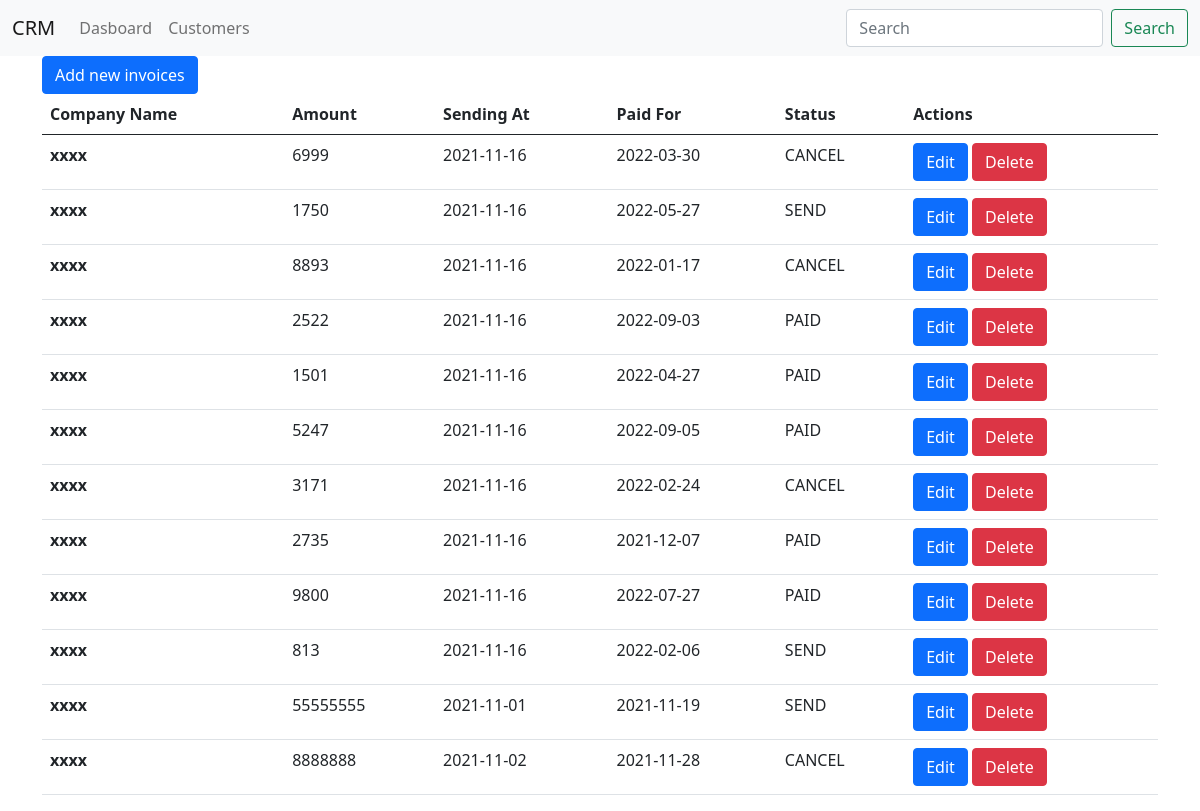
The page / on the database its author committed.
### tables this page shows
CREATE TABLE IF NOT EXISTS `invoice` (
  `id` int(11) NOT NULL AUTO_INCREMENT,
  `amount` int(11) NOT NULL,
  `sendingAt` date NOT NULL,
  `paidFor` date NOT NULL,
  `status` varchar(255) NOT NULL,
  `customer_id` int(11) DEFAULT NULL,
  `user_id` int(11) DEFAULT NULL,
  PRIMARY KEY (`id`),
  KEY `customer_id` (`customer_id`)
);

### src/Controller/InvoiceController.php (called while the page is built, shortened)
<?php
class InvoiceController extends AbstractController
{
    private $invoiceRepository;
    public function __construct()
    {
        $this->invoiceRepository = new InvoiceRepository();
    }
    public function showInvoices()
    {
        $invoices = $this->invoiceRepository->findAll();
        $this->render("dashboard", [
            'invoices' => $invoices
        ]);
    }
}

### public/index.php (called while the page is built, shortened)
<?php
$router = new Router();
$router->run();

### src/Repository/ManagerRepository.php (called while the page is built, shortened)
<?php
class ManagerRepository
{
    public $connection;
    public function buildObject($row)
    {
        $entity = new $entityNameSpace;
        foreach ($row as $key => $value) {
            $method = 'set' . ucfirst($key);
            if ($key !== "connection") {
                $entity->$method($value);
            }
        }
        return $entity;
    }
    public function getConnection()
    {
        try {
            $database = new PDO(DB_FULL_HOST, DB_USER, DB_PASSWORD);
            $database->setAttribute(PDO::ATTR_ERRMODE, PDO::ERRMODE_EXCEPTION);
            $this->connection = $database;
            return $this->connection;
        } catch (Exception $e) {
            die($e->getMessage());
        }
    }
    public function checkConnection()
    {
        if ($this->connection === null) {
            return $this->getConnection();
        }
        return $this->connection;
    }
    public function createQuery($sql, array $parameters = null)
    {
        $result = $this->checkConnection()->prepare($sql);
        $result->setFetchMode(PDO::FETCH_CLASS, static::class);
        $result->execute($parameters);
        return $result;
    }
    public function getRepositoryClassName()
    {
        $staticClass = static::class;
        $explode = explode('\\', $staticClass);
        $className = end($explode);
        return $className;
    }
    public function getTableName()
    {
        $repositoryClassName = $this->getRepositoryClassName();
        $tableName = strToLower(str_replace("Repository", "", $repositoryClassName));
        return $tableName;
    }
    public function getEntityNameSpace()
    {
        $repositoryClassName = $this->getRepositoryClassName();
        $entityName = str_replace("Repository", "", $repositoryClassName);
        $entityNameSpace = "App\\src\\Entity\\$entityName";
        return $entityNameSpace;
    }
    public function findAll()
    {
        $tableName = $this->getTableName();
        $sql = "SELECT * FROM $tableName";
        $result = $this->createQuery($sql);
        $entities = [];
        foreach ($result as $row) {
            $entity = $this->buildObject($row);
            array_push($entities, $entity);
        }
        return $entities;
    }
}

### src/Entity/Invoice.php (called while the page is built, shortened)
<?php
class Invoice
{
    private $amount;
    private $sendingAt;
    private $paidFor;
    private $status;
    public function setId($id)
    {
        return $this;
    }
    public function getAmount()
    {
        return $this->amount;
    }
    public function setAmount($amount)
    {
        $this->amount = $amount;
        return $this;
    }
    public function getSendingAt()
    {
        return $this->sendingAt;
    }
    public function setSendingAt($sendingAt)
    {
        $this->sendingAt = $sendingAt;
        return $this;
    }
    public function getPaidFor()
    {
        return $this->paidFor;
    }
    public function setPaidFor($paidFor)
    {
        $this->paidFor = $paidFor;
        return $this;
    }
    public function getStatus()
    {
        return $this->status;
    }
    public function setStatus($status)
    {
        $this->status = $status;
        return $this;
    }
    public function setCustomer_id($customer_id)
    {
        return $this;
    }
    public function setUser_id($user_id)
    {
        return $this;
    }
}

### templates/dashboard.php (the view)
<?php $this->title = "Dashboard"; ?>
<a href="?route=invoices/add" class="btn btn-primary">Add new invoices</a>
<table class="table">
    <thead>
        <tr>
            <th scope="col">Company Name</th>
            <th scope="col">Amount</th>
            <th scope="col">Sending At</th>
            <th scope="col">Paid For</th>
            <th scope="col">Status</th>
            <th scope="col">Actions</th>
        </tr>
    </thead>
    <tbody>
        <?php foreach ($invoices as $invoice) : ?>
            <tr>
                <th scope="row">xxxx</th>
                <td><?= htmlspecialchars($invoice->getAmount()) ?></td>
                <td><?= htmlspecialchars($invoice->getSendingAt()) ?></td>
                <td><?= htmlspecialchars($invoice->getPaidFor()) ?></td>
                <td><?= htmlspecialchars($invoice->getStatus()) ?></td>
                <td>
                    <button class="btn btn-primary">Edit</button>
                    <button class="btn btn-danger">Delete</button>
                </td>
            </tr>
        <?php endforeach ?>
    </tbody>
</table>

### templates/base.php (shortened to what this page needs)
<!DOCTYPE html>
<html lang="en">
<head>
    <link href="https://cdn.jsdelivr.net/npm/bootstrap@5.0.2/dist/css/bootstrap.min.css" rel="stylesheet">
</head>
<body>
    <nav class="navbar navbar-expand-lg navbar-light bg-light">
        <div class="container-fluid">
            <a class="navbar-brand" href="#">CRM</a>
            <div class="collapse navbar-collapse" id="navbarSupportedContent">
                <ul class="navbar-nav me-auto mb-2 mb-lg-0">
                    <li class="nav-item">
                        <a class="nav-link" aria-current="page" href="?route=dashboard">Dasboard</a>
                    </li>
                    <li class="nav-item">
                        <a class="nav-link" aria-current="page" href="?route=customers">Customers</a>
                    </li>
                </ul>
                <form class="d-flex">
                    <input class="form-control me-2" type="search" placeholder="Search" aria-label="Search">
                    <button class="btn btn-outline-success" type="submit">Search</button>
                </form>
            </div>
        </div>
    </nav>
    <div class="container">
        <?= $content ?>
    </div>
</body>
</html>

### config/Router.php (shortened to what this page needs)
<?php
class Router
{
    private $customerController;
    private $invoiceController;
    public function __construct()
    {
        $this->customerController = new CustomerController();
        $this->invoiceController = new InvoiceController();
    }
    public function run()
    {
        if (isset($_GET['route'])) {
            if ($_GET['route'] === "fixtures") {
                $this->customerController->loadFixtures();
                $this->invoiceController->loadFixtures();
            } elseif ($_GET['route'] === "dashboard") {
                $this->invoiceController->showInvoices();
            } elseif ($_GET['route'] === "customers") {
                $this->customerController->showCustomers();
            } elseif ($_GET['route'] === "invoices/add") {
                $this->invoiceController->newInvoice($_POST);
            } elseif ($_GET['route'] === "customers/add") {
                $this->customerController->formCustomer($_POST);
            } elseif ($_GET['route'] === "customers/edit") {
                $this->customerController->formCustomer($_POST);
            } elseif ($_GET['route'] === "customers/delete") {
                $this->customerController->deleteCustomer($_GET);
            } else {
            }
        } else {
            $this->invoiceController->showInvoices();
        }
    }
}

### src/Controller/AbstractController.php (shortened to what this page needs)
<?php
class AbstractController
{
    private $title;
    public function render($template, $data = [])
    {
        $this->path = "../templates/$template.php";
        $content = $this->renderFile($this->path, $data);
        $view = $this->renderFile('../templates/base.php', [
            'title' => $this->title,
            'content' => $content
        ]);
        echo $view;
    }
    public function renderFile($path, $data)
    {
        if (file_exists($path)) {
            extract($data);
            require_once $path;
            return ob_get_clean();
        } else {
            header('Location: ?route=notFount');
        }
    }
}

### rows shown on the page
invoice: amount "6999", sendingAt "2021-11-16", paidFor "2022-03-30", status "CANCEL"
invoice: amount "1750", sendingAt "2021-11-16", paidFor "2022-05-27", status "SEND"
invoice: amount "8893", sendingAt "2021-11-16", paidFor "2022-01-17", status "CANCEL"
invoice: amount "2522", sendingAt "2021-11-16", paidFor "2022-09-03", status "PAID"
invoice: amount "1501", sendingAt "2021-11-16", paidFor "2022-04-27", status "PAID"
invoice: amount "5247", sendingAt "2021-11-16", paidFor "2022-09-05", status "PAID"
invoice: amount "3171", sendingAt "2021-11-16", paidFor "2022-02-24", status "CANCEL"
invoice: amount "2735", sendingAt "2021-11-16", paidFor "2021-12-07", status "PAID"
invoice: amount "9800", sendingAt "2021-11-16", paidFor "2022-07-27", status "PAID"
invoice: amount "813", sendingAt "2021-11-16", paidFor "2022-02-06", status "SEND"
invoice: amount "55555555", sendingAt "2021-11-01", paidFor "2021-11-19", status "SEND"
invoice: amount "8888888", sendingAt "2021-11-02", paidFor "2021-11-28", status "CANCEL"
